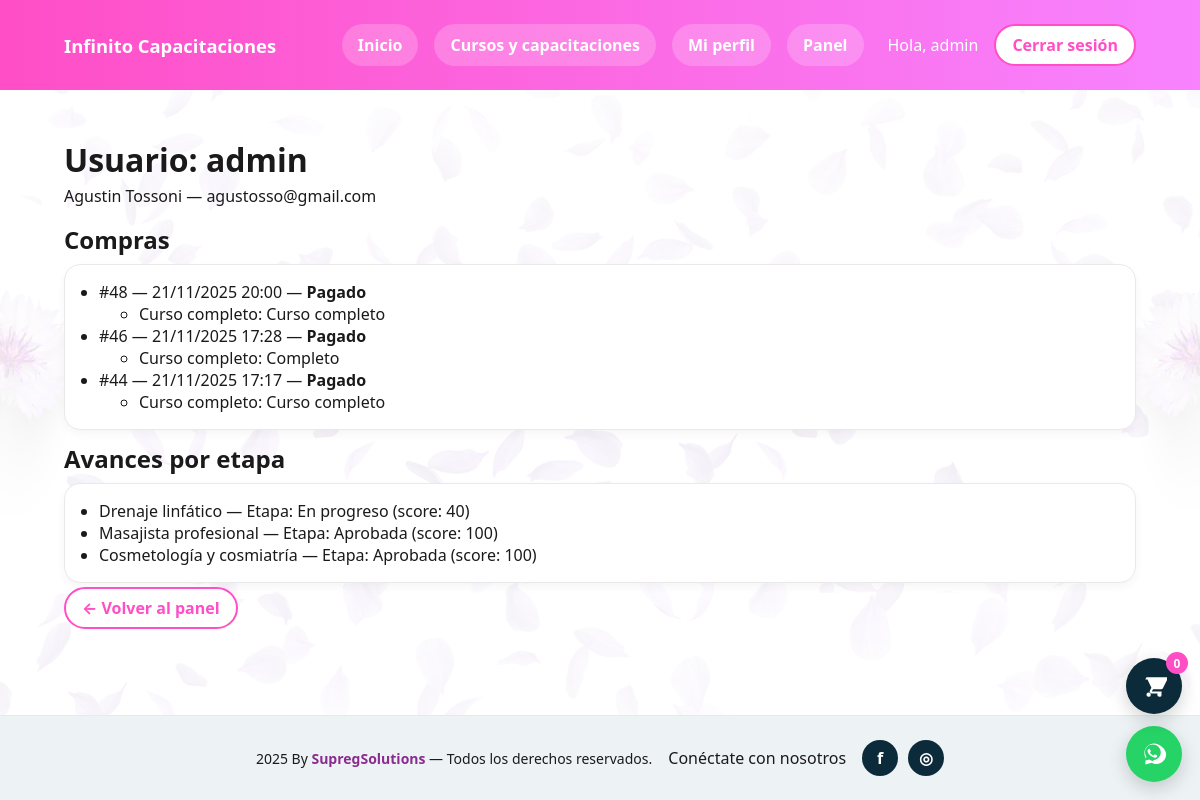
The page /panel-admin/usuario/1/ (signed in) on the database as committed earlier.
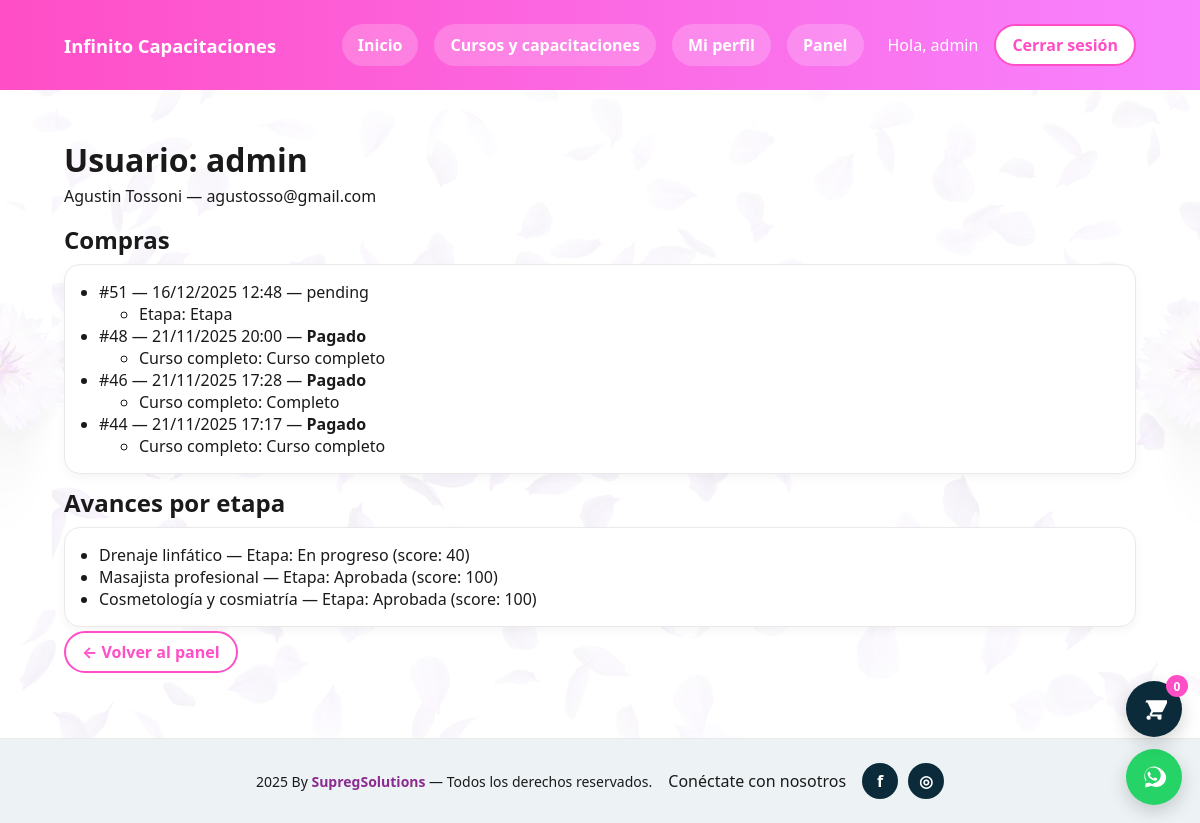
The same page on the database as committed later.
### lms/models.py (models this page shows, shortened)
class TimeStamped(models.Model):
    created_at = models.DateTimeField(auto_now_add=True)
    updated_at = models.DateTimeField(auto_now=True)
    class Meta:
        abstract = True

class Purchase(TimeStamped):
    STATUS = (
        ('pending', 'Pending'),
        ('paid', 'Paid'),
        ('failed', 'Failed'),
        ('refunded', 'Refunded'),
    )
    PAYMENT_METHODS = (
        ('mp', 'Mercado Pago'),
        ('transfer', 'Transferencia'),
    )
    user = models.ForeignKey(User, related_name='purchases', on_delete=models.CASCADE)
    status = models.CharField(max_length=10, choices=STATUS, default='pending')
    external_ref = models.CharField(max_length=120, blank=True)  # ID MercadoPago/Stripe
    total_ars = models.DecimalField(max_digits=12, decimal_places=2, default=0)
    payment_method = models.CharField(
        max_length=12, choices=PAYMENT_METHODS, blank=True, default='',
        help_text="Método elegido por el usuario en el checkout."
    )
    transfer_receipt = models.FileField(
        upload_to='receipts/', null=True, blank=True,
        help_text="Comprobante de pago en caso de transferencia."
    )

class PurchaseItem(TimeStamped):
    TYPE = (
        ('stage', 'Stage'),
        ('bundle', 'Bundle'),
    )
    purchase = models.ForeignKey(Purchase, related_name='items', on_delete=models.CASCADE)
    type = models.CharField(max_length=10, choices=TYPE)
    stage = models.ForeignKey(Stage, null=True, blank=True, on_delete=models.CASCADE)
    bundle = models.ForeignKey(Bundle, null=True, blank=True, on_delete=models.CASCADE)
    price_ars = models.DecimalField(max_digits=12, decimal_places=2)

class Bundle(TimeStamped):
    course = models.ForeignKey(Course, related_name='bundles', on_delete=models.CASCADE)
    title = models.CharField(max_length=200)
    price_ars = models.DecimalField(max_digits=12, decimal_places=2)
    stages = models.ManyToManyField(Stage, related_name='bundles')

class StageProgress(TimeStamped):
    user = models.ForeignKey(User, related_name='stage_progress', on_delete=models.CASCADE)
    stage = models.ForeignKey(Stage, related_name='progresses', on_delete=models.CASCADE)
    passed = models.BooleanField(default=False)
    score = models.PositiveIntegerField(default=0)
    passed_at = models.DateTimeField(null=True, blank=True)
    class Meta:
        unique_together = ('user', 'stage')

class Stage(TimeStamped):
    course = models.ForeignKey(Course, related_name='stages', on_delete=models.CASCADE)
    title = models.CharField(max_length=200)
    slug = models.SlugField()
    order = models.PositiveIntegerField(default=1)
    price_ars = models.DecimalField(max_digits=12, decimal_places=2)
    pdf_url = models.URLField(blank=True)
    class Meta:
        unique_together = ('course', 'slug')
        ordering = ['order']

class Course(models.Model):
    KIND_CHOICES = (
        ("course", "Curso"),
        ("training", "Capacitación"),
    )
    title = models.CharField(max_length=200)
    slug = models.SlugField(unique=True)
    description = models.TextField(blank=True)
    price_ars = models.PositiveIntegerField(default=0)
    image_url = models.URLField(blank=True, null=True)
    is_active = models.BooleanField(default=True)
    kind = models.CharField(
        max_length=20,
        choices=KIND_CHOICES,
        default="course",
        help_text="Diferencia si es Curso o Capacitación."
    )

### lms/views.py (the view)
@user_passes_test(_is_staff)
def admin_user_detail(request, user_id: int):
    UserModel = get_user_model()
    the_user = get_object_or_404(UserModel, pk=user_id)
    purchases = (
        Purchase.objects.filter(user=the_user)
        .prefetch_related("items", "items__stage", "items__bundle")
        .order_by("-created_at")
    )
    progresses = (
        StageProgress.objects.filter(user=the_user)
        .select_related("stage", "stage__course")
        .order_by("-updated_at", "-passed_at")
    )
    return render(
        request,
        "lms/admin_user_detail.html",
        {
            "the_user": the_user,
            "purchases": purchases,
            "progresses": progresses,
        },
    )

### lms/views.py (called while the page is built)
def _is_staff(u):
    return u.is_authenticated and u.is_staff

### lms/templates/lms/admin_user_detail.html (shortened to what this page needs)
{% extends "lms/base.html" %}
{% block content %}
<h1 style="margin:0 0 8px">Usuario: {{ the_user.username }}</h1>
<p class="muted" style="margin-top:-4px">{{ the_user.get_full_name|default:'(sin nombre)' }} — {{ the_user.email }}</p>
<h2 style="margin:12px 0 8px">Compras</h2>
<div class="card">
  <ul style="margin:0;padding-left:18px">
    {% for p in purchases %}
      <li>
        #{{ p.id }} — {{ p.created_at|date:"d/m/Y H:i" }} —
        {% if p.status == 'paid' %}<strong>Pagado</strong>{% else %}{{ p.status|default:"pendiente" }}{% endif %}
        <ul>
          {% for it in p.items.all %}
            <li>
              {% if it.stage %} Etapa: {{ it.stage.title }}
              {% elif it.bundle %} Curso completo: {{ it.bundle.title }}
              {% else %} Item{% endif %}
            </li>
          {% endfor %}
        </ul>
      </li>
    {% empty %}
      <li class="muted">Sin compras.</li>
    {% endfor %}
  </ul>
</div>
<h2 style="margin:12px 0 8px">Avances por etapa</h2>
<div class="card">
  <ul style="margin:0;padding-left:18px">
    {% for s in progresses %}
      <li>
        {{ s.stage.course.title }} — {{ s.stage.title }}:
        {% if s.passed %}Aprobada{% else %}En progreso{% endif %}
        {% if s.score %}(score: {{ s.score }}){% endif %}
      </li>
    {% empty %}
      <li class="muted">Sin avances registrados.</li>
    {% endfor %}
  </ul>
</div>
<p style="margin-top:14px"><a class="btn-outline" href="{% url 'lms:admin_panel' %}">← Volver al panel</a></p>
{% endblock %}

Rows that differ between the two databases and show on the page:
added Purchase: id "51", created_at "16/12/2025 12:48", status "pending"
added PurchaseItem: stage "Etapa", shown under "51"
